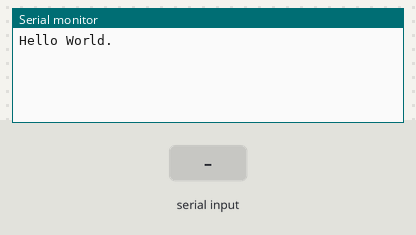
Recording of a sketch running on a simulated Arduino Uno, built with avr-gcc and run on an emulated ATmega328P. On the bench: the last lines printed to the serial monitor. Inputs (shaded band) come from the test bench.

Above: at 1.2 s.
1.3 s: "1" received over Serial
At 2.5 s:
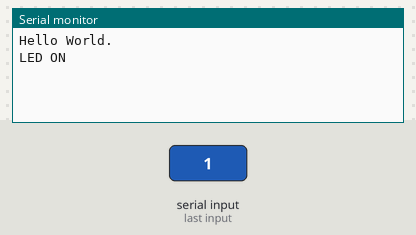
2.8 s: "0" received over Serial
At 3.6 s:
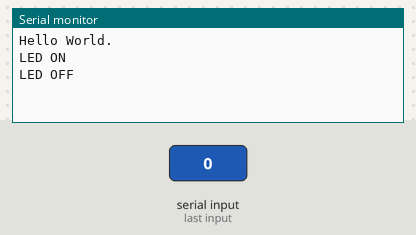

The sketch:

1.ino
```cpp
byte val;
const byte LED =7;
void setup() {
  Serial.begin(9600);
  Serial.println("Hello World.");

}

void loop() {
  if(Serial.available()){
     val= Serial.read();
     if(val=='1')
     {
        digitalWrite(LED,HIGH);
        Serial.println("LED ON");
     }
       else if(val=='0')
       {
        digitalWrite(LED,LOW);
        Serial.println("LED OFF");
       }
     }
  }
```

Measured:
- after the input at 1.3 s, the serial monitor: prints a new line at once (image 1)
- after the input at 2.8 s, the serial monitor: prints a new line at once (image 2)
